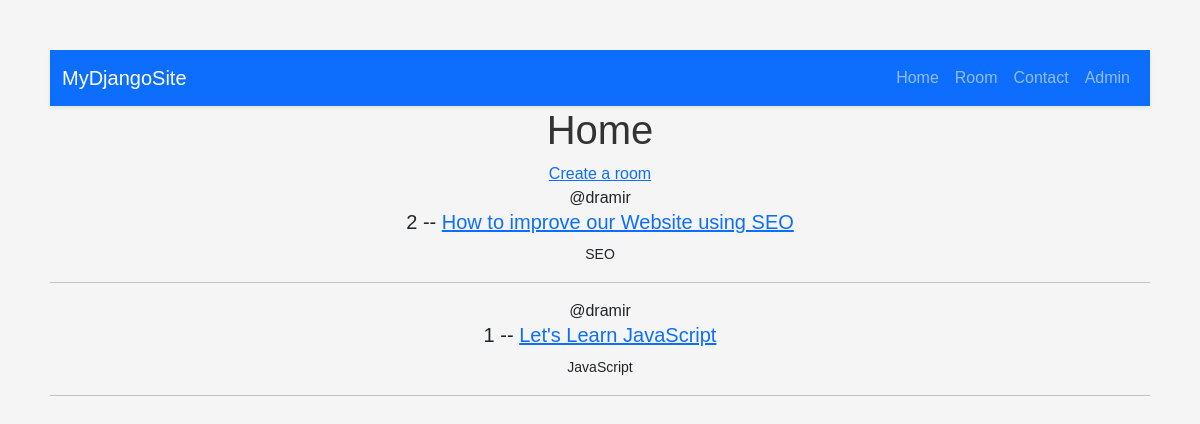
Before: / with the older database file.
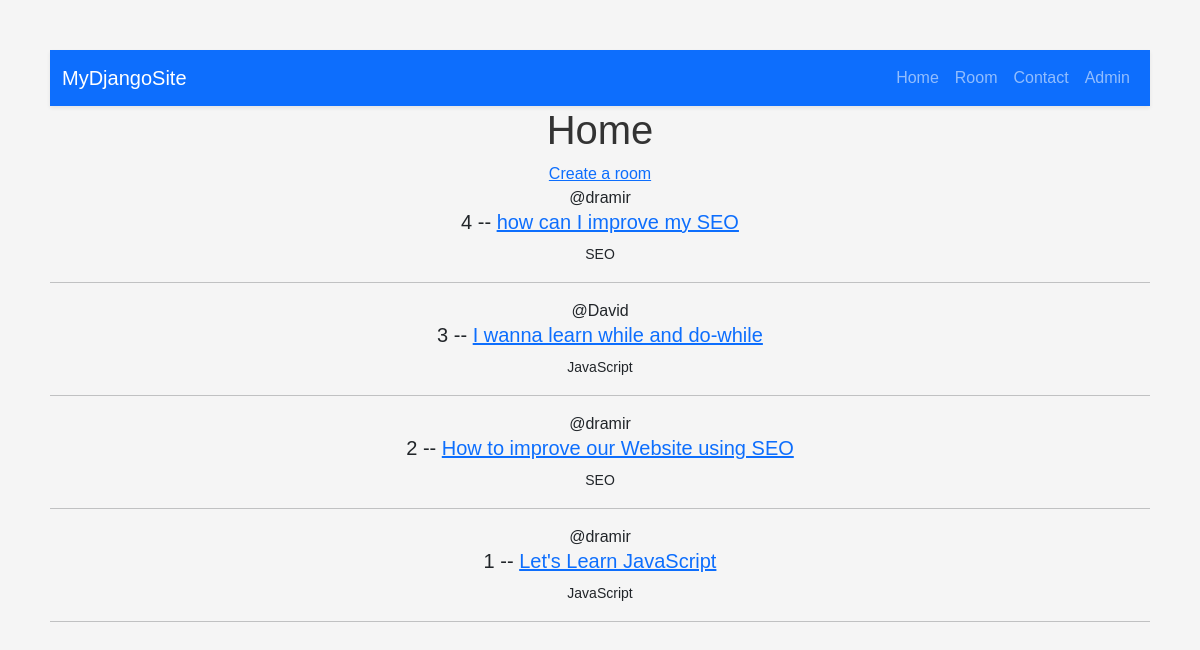
After: the same page with the newer database file.
### base/models.py (models this page shows, shortened)
class Room(models.Model):
    host = models.ForeignKey(User, on_delete = models.SET_NULL, null = True)
    topic = models.ForeignKey(Topic, on_delete = models.SET_NULL, null = True)
    name = models.CharField(max_length=200)
    description = models.TextField(null = True, blank = True)
    updated = models.DateField(auto_now = True)
    created = models.DateTimeField(auto_now_add = True)
    class Meta:
            ordering = ['-updated', '-created']

class Topic(models.Model):
    name = models.CharField(max_length=200)

### base/views.py (the view)
# urls.py: path('', views.home, name='home'),          # Home page at /
def home(request):
    rooms = Room.objects.all()
    return render(request, 'base/home.html', {'rooms': rooms})

### base/templates/base/home.html
{% extends "main.html" %}
 {% block content %}
<h1>Home</h1>
<div>
  <div>
    <a href="{% url 'create-room'%}">Create a room</a>
    {% for room in rooms %}
    <div>
      <span> @{{room.host.username}} </span>
      <h5>
        {{ room.id }} -- <a href="{% url 'room' room.id %}">{{ room.name }}</a>
      </h5>
      <small>{{room.topic.name}} </small>
      <hr />
    </div>
    {%endfor%}
  </div>
</div>
{% endblock content %}

### templates/main.html (shortened to what this page needs)
<!DOCTYPE html>
<html lang="en">
<head>
    <link href="https://cdn.jsdelivr.net/npm/bootstrap@5.3.3/dist/css/bootstrap.min.css" rel="stylesheet">
</head>
<body>
{% include "navbar.html" %}
{% block content %}
{% endblock content %}
</body>
</html>

### templates/navbar.html (shortened to what this page needs)
<nav class="navbar navbar-expand-lg navbar-dark bg-primary shadow-sm">
  <div class="container">
    <a class="navbar-brand" href="/">MyDjangoSite</a>
    <div class="collapse navbar-collapse" id="navbarNav">
      <ul class="navbar-nav ms-auto">
        <li class="nav-item">
          <a class="nav-link">Home</a>
        </li>
        <li class="nav-item">
          <a class="nav-link">Room</a>
        </li>
        <li class="nav-item">
          <a class="nav-link">Contact</a>
        </li>
        <li class="nav-item">
          <a class="nav-link">Admin</a>
        </li>
      </ul>
    </div>
  </div>
</nav>

### templates/main.html (style rules this page uses)
body { font-family: Arial, sans-serif; background-color: #f5f5f5; text-align: center; padding: 50px; }
h1 { color: #333; }

Changed rows visible on the page:
added Room: host.username "dramir", id "4", name "how can I improve my SEO", topic.name "SEO"
added Room: host.username "David", id "3", name "I wanna learn while and do-while", topic.name "JavaScript"
